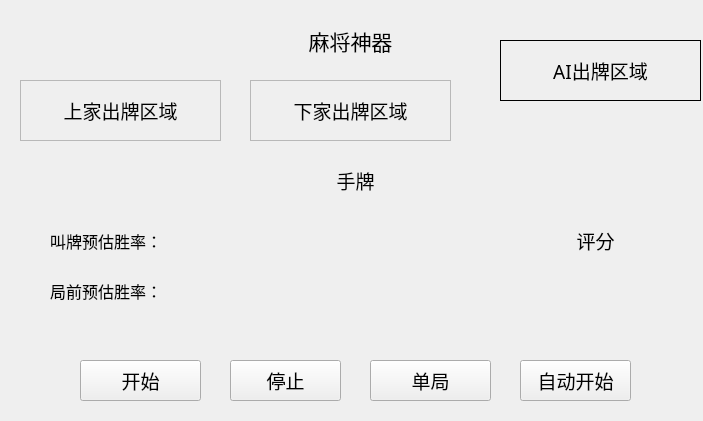
<?xml version="1.0" encoding="UTF-8"?>
<ui version="4.0">
 <class>Form</class>
 <widget class="QWidget" name="Form">
  <property name="geometry">
   <rect>
    <x>0</x>
    <y>0</y>
    <width>703</width>
    <height>421</height>
   </rect>
  </property>
  <property name="font">
   <font>
    <family>Arial</family>
    <pointsize>9</pointsize>
    <weight>75</weight>
    <italic>false</italic>
    <bold>true</bold>
   </font>
  </property>
  <property name="windowTitle">
   <string>Hi</string>
  </property>
  <property name="windowOpacity">
   <double>1.000000000000000</double>
  </property>
  <widget class="QLabel" name="WinRate">
   <property name="geometry">
    <rect>
     <x>570</x>
     <y>210</y>
     <width>51</width>
     <height>61</height>
    </rect>
   </property>
   <property name="font">
    <font>
     <family>等线</family>
     <pointsize>14</pointsize>
     <weight>50</weight>
     <italic>false</italic>
     <bold>false</bold>
    </font>
   </property>
   <property name="text">
    <string>评分</string>
   </property>
   <property name="alignment">
    <set>Qt::AlignCenter</set>
   </property>
  </widget>
  <widget class="QPushButton" name="InitCard">
   <property name="geometry">
    <rect>
     <x>80</x>
     <y>360</y>
     <width>121</width>
     <height>41</height>
    </rect>
   </property>
   <property name="font">
    <font>
     <family>等线</family>
     <pointsize>14</pointsize>
     <weight>50</weight>
     <italic>false</italic>
     <bold>false</bold>
    </font>
   </property>
   <property name="styleSheet">
    <string notr="true"/>
   </property>
   <property name="text">
    <string>开始</string>
   </property>
  </widget>
  <widget class="QLabel" name="UserHandCards">
   <property name="geometry">
    <rect>
     <x>20</x>
     <y>160</y>
     <width>671</width>
     <height>41</height>
    </rect>
   </property>
   <property name="font">
    <font>
     <family>等线</family>
     <pointsize>14</pointsize>
     <weight>50</weight>
     <italic>false</italic>
     <bold>false</bold>
    </font>
   </property>
   <property name="text">
    <string>手牌</string>
   </property>
   <property name="alignment">
    <set>Qt::AlignCenter</set>
   </property>
  </widget>
  <widget class="QFrame" name="LPlayer">
   <property name="geometry">
    <rect>
     <x>20</x>
     <y>80</y>
     <width>201</width>
     <height>61</height>
    </rect>
   </property>
   <property name="font">
    <font>
     <family>等线</family>
     <pointsize>9</pointsize>
     <weight>50</weight>
     <italic>false</italic>
     <bold>false</bold>
    </font>
   </property>
   <property name="frameShape">
    <enum>QFrame::StyledPanel</enum>
   </property>
   <property name="frameShadow">
    <enum>QFrame::Raised</enum>
   </property>
   <widget class="QLabel" name="LPlayedCard">
    <property name="geometry">
     <rect>
      <x>0</x>
      <y>0</y>
      <width>201</width>
      <height>61</height>
     </rect>
    </property>
    <property name="font">
     <font>
      <family>等线</family>
      <pointsize>14</pointsize>
      <weight>50</weight>
      <italic>false</italic>
      <bold>false</bold>
     </font>
    </property>
    <property name="text">
     <string>上家出牌区域</string>
    </property>
    <property name="alignment">
     <set>Qt::AlignCenter</set>
    </property>
   </widget>
  </widget>
  <widget class="QFrame" name="RPlayer">
   <property name="geometry">
    <rect>
     <x>250</x>
     <y>80</y>
     <width>201</width>
     <height>61</height>
    </rect>
   </property>
   <property name="font">
    <font>
     <family>等线</family>
     <pointsize>16</pointsize>
     <weight>50</weight>
     <italic>false</italic>
     <bold>false</bold>
    </font>
   </property>
   <property name="frameShape">
    <enum>QFrame::StyledPanel</enum>
   </property>
   <property name="frameShadow">
    <enum>QFrame::Raised</enum>
   </property>
   <widget class="QLabel" name="RPlayedCard">
    <property name="geometry">
     <rect>
      <x>0</x>
      <y>0</y>
      <width>201</width>
      <height>61</height>
     </rect>
    </property>
    <property name="font">
     <font>
      <family>等线</family>
      <pointsize>14</pointsize>
      <weight>50</weight>
      <italic>false</italic>
      <bold>false</bold>
     </font>
    </property>
    <property name="text">
     <string>下家出牌区域</string>
    </property>
    <property name="alignment">
     <set>Qt::AlignCenter</set>
    </property>
   </widget>
  </widget>
  <widget class="QFrame" name="Player">
   <property name="geometry">
    <rect>
     <x>500</x>
     <y>40</y>
     <width>201</width>
     <height>61</height>
    </rect>
   </property>
   <property name="font">
    <font>
     <family>等线</family>
     <pointsize>9</pointsize>
     <weight>50</weight>
     <italic>false</italic>
     <bold>false</bold>
    </font>
   </property>
   <property name="frameShape">
    <enum>QFrame::StyledPanel</enum>
   </property>
   <property name="frameShadow">
    <enum>QFrame::Raised</enum>
   </property>
   <widget class="QLabel" name="PredictedCard">
    <property name="geometry">
     <rect>
      <x>0</x>
      <y>0</y>
      <width>201</width>
      <height>61</height>
     </rect>
    </property>
    <property name="font">
     <font>
      <family>等线</family>
      <pointsize>14</pointsize>
      <weight>50</weight>
      <italic>false</italic>
      <bold>false</bold>
     </font>
    </property>
    <property name="styleSheet">
     <string notr="true"/>
    </property>
    <property name="frameShape">
     <enum>QFrame::Panel</enum>
    </property>
    <property name="lineWidth">
     <number>1</number>
    </property>
    <property name="text">
     <string>AI出牌区域</string>
    </property>
    <property name="alignment">
     <set>Qt::AlignCenter</set>
    </property>
   </widget>
  </widget>
  <widget class="QLabel" name="ThreeLandlordCards">
   <property name="geometry">
    <rect>
     <x>270</x>
     <y>20</y>
     <width>161</width>
     <height>41</height>
    </rect>
   </property>
   <property name="font">
    <font>
     <family>等线</family>
     <pointsize>16</pointsize>
     <weight>50</weight>
     <italic>false</italic>
     <bold>false</bold>
    </font>
   </property>
   <property name="text">
    <string>麻将神器</string>
   </property>
   <property name="alignment">
    <set>Qt::AlignCenter</set>
   </property>
  </widget>
  <widget class="QPushButton" name="Stop">
   <property name="geometry">
    <rect>
     <x>230</x>
     <y>360</y>
     <width>111</width>
     <height>41</height>
    </rect>
   </property>
   <property name="font">
    <font>
     <family>等线</family>
     <pointsize>14</pointsize>
     <weight>50</weight>
     <italic>false</italic>
     <bold>false</bold>
    </font>
   </property>
   <property name="styleSheet">
    <string notr="true"/>
   </property>
   <property name="text">
    <string>停止</string>
   </property>
  </widget>
  <widget class="QPushButton" name="SwitchMode">
   <property name="geometry">
    <rect>
     <x>370</x>
     <y>360</y>
     <width>121</width>
     <height>41</height>
    </rect>
   </property>
   <property name="font">
    <font>
     <family>等线</family>
     <pointsize>14</pointsize>
     <weight>50</weight>
     <italic>false</italic>
     <bold>false</bold>
    </font>
   </property>
   <property name="styleSheet">
    <string notr="true"/>
   </property>
   <property name="text">
    <string>单局</string>
   </property>
  </widget>
  <widget class="QPushButton" name="AutoStart">
   <property name="geometry">
    <rect>
     <x>520</x>
     <y>360</y>
     <width>111</width>
     <height>41</height>
    </rect>
   </property>
   <property name="font">
    <font>
     <family>等线</family>
     <pointsize>14</pointsize>
     <weight>50</weight>
     <italic>false</italic>
     <bold>false</bold>
    </font>
   </property>
   <property name="styleSheet">
    <string notr="true"/>
   </property>
   <property name="text">
    <string>自动开始</string>
   </property>
  </widget>
  <widget class="QLabel" name="BidWinrate">
   <property name="geometry">
    <rect>
     <x>50</x>
     <y>220</y>
     <width>241</width>
     <height>41</height>
    </rect>
   </property>
   <property name="font">
    <font>
     <family>等线</family>
     <pointsize>12</pointsize>
     <weight>50</weight>
     <italic>false</italic>
     <bold>false</bold>
    </font>
   </property>
   <property name="text">
    <string>叫牌预估胜率：</string>
   </property>
  </widget>
  <widget class="QLabel" name="PreWinrate">
   <property name="geometry">
    <rect>
     <x>50</x>
     <y>270</y>
     <width>241</width>
     <height>41</height>
    </rect>
   </property>
   <property name="font">
    <font>
     <family>等线</family>
     <pointsize>12</pointsize>
     <weight>50</weight>
     <italic>false</italic>
     <bold>false</bold>
    </font>
   </property>
   <property name="text">
    <string>局前预估胜率：</string>
   </property>
  </widget>
 </widget>
 <resources/>
 <connections>
  <connection>
   <sender>InitCard</sender>
   <signal>clicked()</signal>
   <receiver>Form</receiver>
   <slot>init_cards()</slot>
   <hints>
    <hint type="sourcelabel">
     <x>200</x>
     <y>360</y>
    </hint>
    <hint type="destinationlabel">
     <x>250</x>
     <y>292</y>
    </hint>
   </hints>
  </connection>
  <connection>
   <sender>Stop</sender>
   <signal>clicked()</signal>
   <receiver>Form</receiver>
   <slot>stop()</slot>
   <hints>
    <hint type="sourcelabel">
     <x>230</x>
     <y>360</y>
    </hint>
    <hint type="destinationlabel">
     <x>233</x>
     <y>220</y>
    </hint>
   </hints>
  </connection>
  <connection>
   <sender>SwitchMode</sender>
   <signal>clicked()</signal>
   <receiver>Form</receiver>
   <slot>switch_mode()</slot>
   <hints>
    <hint type="sourcelabel">
     <x>472</x>
     <y>366</y>
    </hint>
    <hint type="destinationlabel">
     <x>480</x>
     <y>277</y>
    </hint>
   </hints>
  </connection>
  <connection>
   <sender>AutoStart</sender>
   <signal>clicked()</signal>
   <receiver>Form</receiver>
   <slot>beforeStart()</slot>
   <hints>
    <hint type="sourcelabel">
     <x>613</x>
     <y>372</y>
    </hint>
    <hint type="destinationlabel">
     <x>646</x>
     <y>291</y>
    </hint>
   </hints>
  </connection>
 </connections>
 <slots>
  <slot>init_cards()</slot>
  <slot>start()</slot>
  <slot>stop()</slot>
  <slot>switch_mode()</slot>
  <slot>beforeStart()</slot>
 </slots>
</ui>
